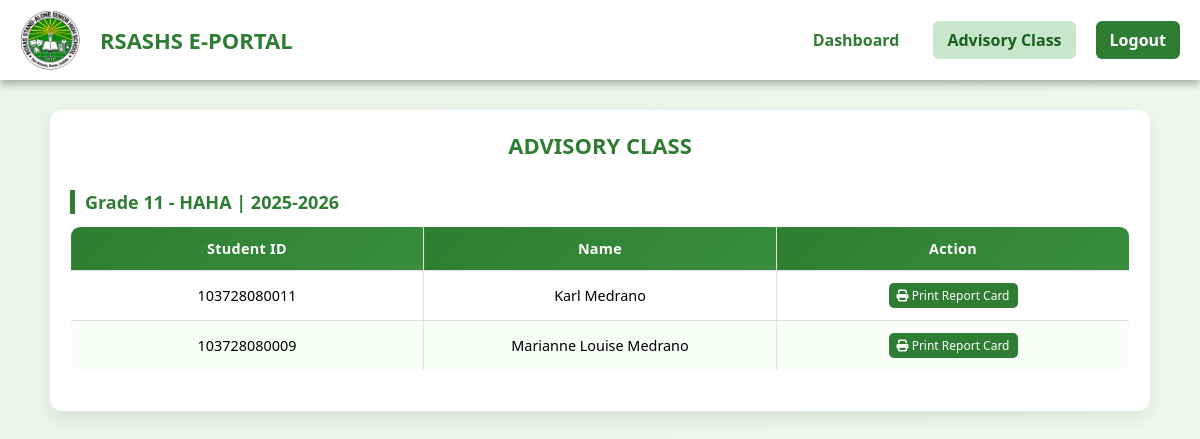
The page /teacher_advisory.php (signed in) on the database its author committed.
### tables this page shows
CREATE TABLE `sections` (
  `section_id` int(10) UNSIGNED NOT NULL,
  `year_level` varchar(50) NOT NULL,
  `strand` varchar(100) NOT NULL,
  `section_name` varchar(100) NOT NULL,
  `school_year` varchar(20) NOT NULL,
  `created_at` timestamp NOT NULL DEFAULT current_timestamp(),
  `adviser_id` varchar(50) NOT NULL
);

CREATE TABLE `students` (
  `id` int(11) NOT NULL,
  `student_id` varchar(20) NOT NULL,
  `first_name` varchar(50) NOT NULL,
  `middle_name` varchar(50) NOT NULL,
  `last_name` varchar(50) NOT NULL,
  `extension_name` varchar(20) DEFAULT NULL,
  `gender` varchar(10) NOT NULL,
  `birthday` date NOT NULL,
  `contact` varchar(20) NOT NULL,
  `email` varchar(100) NOT NULL,
  `address` text NOT NULL,
  `last_school` varchar(100) NOT NULL,
  `school_address` varchar(150) NOT NULL,
  `date_attended` varchar(50) NOT NULL,
  `honors_received` varchar(100) DEFAULT NULL,
  `father_name` varchar(100) DEFAULT NULL,
  `father_occupation` varchar(100) DEFAULT NULL,
  `mother_name` varchar(100) DEFAULT NULL,
  `mother_occupation` varchar(100) DEFAULT NULL,
  `guardian_name` varchar(100) DEFAULT NULL,
  `guardian_contact` varchar(20) DEFAULT NULL,
  `student_image` varchar(255) DEFAULT NULL,
  `year_level` varchar(20) DEFAULT NULL,
  `section_name` varchar(50) DEFAULT NULL,
  `school_year` varchar(20) DEFAULT NULL,
  `subjects` text DEFAULT NULL,
  `teacher_id` int(11) DEFAULT NULL,
  `subject_teachers` text DEFAULT NULL
);

### teacher_advisory.php (the view, shortened to what this page needs)
<?php
include("connect.php");
$teacher_id = $_SESSION['teacher_id'];
$stmt_sec = $conn->prepare("
    SELECT section_id, year_level, section_name, school_year
    FROM sections
    WHERE adviser_id = ?
    ORDER BY year_level, section_name
");
$stmt_sec->bind_param("s", $teacher_id);
$stmt_sec->execute();
$result_sec = $stmt_sec->get_result();
$sections = [];
while ($sec = $result_sec->fetch_assoc()) {
    $sections[] = $sec;
}
?>
<!DOCTYPE html>
<html lang="en">
<head>
    <link rel="stylesheet" href="teacher.css">
    <link rel="stylesheet" href="https://cdnjs.cloudflare.com/ajax/libs/font-awesome/6.5.0/css/all.min.css" />
</head>
<body>
    <header>
        <div class="header-left">
            <img src="./img/logo.jpg" alt="RSASHS Logo">
            <h2>RSASHS E-PORTAL</h2>
        </div>
        <nav class="navbar" id="navbarLinks">
            <ul>
                <li><a href="teacher_dashboard.php">Dashboard</a></li>
                <li><a href="teacher_advisory.php" class="active">Advisory Class</a></li>
                <li><a href="logout.php" class="logout">Logout</a></li>
            </ul>
        </nav>
    </header>
    <main class="subjects-container">
        <h3>ADVISORY CLASS</h3>
        <?php if (empty($sections)): ?>
            <p>You are not assigned as an adviser to any section.</p>
        <?php else: ?>
            <?php foreach ($sections as $sec): ?>
                <h4><?= htmlspecialchars($sec['year_level'] . ' - ' . $sec['section_name'] . ' | ' . $sec['school_year'] . '') ?></h4>
                <table border="1" cellpadding="5" cellspacing="0" style="margin-bottom:20px; width:100%;">
                    <thead>
                        <tr>
                            <th>Student ID</th>
                            <th>Name</th>
                            <th>Action</th>
                        </tr>
                    </thead>
                    <tbody>
                        <?php
                        $stmt_stu = $conn->prepare("
                            SELECT student_id, CONCAT(first_name,' ',last_name) AS name, year_level, section_name, school_year
                            FROM students
                            WHERE year_level=? AND section_name=? AND school_year=?
                            ORDER BY last_name, first_name
                        ");
                        $stmt_stu->bind_param("sss", $sec['year_level'], $sec['section_name'], $sec['school_year']);
                        $stmt_stu->execute();
                        $res_stu = $stmt_stu->get_result();
                        if ($res_stu->num_rows > 0):
                            while ($stu = $res_stu->fetch_assoc()):
                        ?>
                                <tr>
                                    <td><?= htmlspecialchars($stu['student_id']) ?></td>
                                    <td><?= htmlspecialchars($stu['name']) ?></td>
                                    <td>
                                        <a class="btn-print"
                                            href="print_report_card.php?student_id=<?= urlencode($stu['student_id']) ?>&year_level=<?= urlencode($sec['year_level']) ?>&section_name=<?= urlencode($sec['section_name']) ?>&school_year=<?= urlencode($sec['school_year']) ?>"
                                            target="_blank">
                                            <i class="fas fa-print"></i> Print Report Card
                                        </a>
                                    </td>
                                </tr>
                        <?php
                            endwhile;
                        else:
                            echo '<tr><td colspan="5">No students assigned to this section.</td></tr>';
                        endif;
                        ?>
                    </tbody>
                </table>
            <?php endforeach; ?>
        <?php endif; ?>
    </main>
</body>
</html>

### teacher.css (style rules this page uses)
* { margin: 0; padding: 0; box-sizing: border-box; font-family: "Segoe UI", Tahoma, Geneva, Verdana, sans-serif; }
body { background: linear-gradient(135deg, #e8f5e9 0%, #f1f8e9 100%); min-height: 100vh; }
html { overflow-x: hidden; }
header { display: flex; align-items: center; justify-content: space-between; padding: 10px 20px; background-color: white; box-shadow: 0 4px 8px rgba(0, 0, 0, 0.3); position: relative; z-index: 100; }
.header-left { display: flex; align-items: center; flex: 1; }
header img { height: 60px; width: 60px; border-radius: 50%; }
header h2 { margin-left: 20px; text-transform: uppercase; color: #2e7d32; font-size: 22px; }
.navbar { display: flex; align-items: center; }
.navbar ul { display: flex; list-style: none; margin: 0; padding: 0; gap: 20px; }
.navbar li a { text-decoration: none; color: #2e7d32; font-weight: bold; padding: 8px 14px; border-radius: 6px; transition: background-color 0.3s, color 0.3s; }
.navbar li a:hover, .navbar li a.active { background-color: #c8e6c9; color: #1b5e20; }
.navbar li a.logout { background-color: #2e7d32; color: white; }
.subjects-container { max-width: 1100px; margin: 30px auto; padding: 20px; background: #ffffff; border-radius: 12px; box-shadow: 0 8px 20px rgba(0, 0, 0, 0.08); }
.subjects-container h3 { text-align: center; font-size: 22px; margin-bottom: 20px; color: #2e7d32; }
.subjects-container h4 { margin-top: 30px; margin-bottom: 12px; padding-left: 10px; font-size: 18px; font-weight: 600; color: #2e7d32; border-left: 5px solid #2e7d32; }
table { width: 100%; border-collapse: collapse; border-radius: 10px; overflow: hidden; table-layout: fixed; margin-bottom: 25px; }
th, td { border: 1px solid #e0e0e0; padding: 12px; text-align: center; font-size: 0.9rem; width: 33.33%; word-wrap: break-word; }
th { background: linear-gradient(135deg, #2e7d32, #388e3c); color: #fff; letter-spacing: 0.3px; }
tbody tr:nth-child(even) { background-color: #f8fdf8; }
.btn-print { display: inline-block; padding: 4px 8px; background-color: #2e7d32; color: #fff; border-radius: 5px; text-decoration: none; font-size: 12px; transition: background 0.3s; }

### rows shown on the page
sections: year_level+section_name+school_year "Grade 11 - HAHA | 2025-2026"
students: student "103728080011", name "Karl Medrano"
students: student "103728080009", name "Marianne Louise Medrano"
